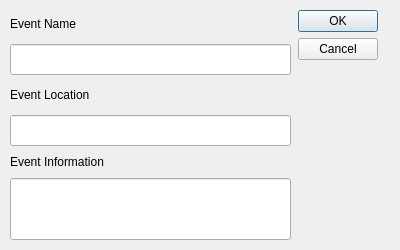
<?xml version="1.0" encoding="UTF-8"?>
<ui version="4.0">
 <class>InsertEventWindow</class>
 <widget class="QDialog" name="InsertEventWindow">
  <property name="geometry">
   <rect>
    <x>0</x>
    <y>0</y>
    <width>400</width>
    <height>250</height>
   </rect>
  </property>
  <property name="minimumSize">
   <size>
    <width>400</width>
    <height>250</height>
   </size>
  </property>
  <property name="maximumSize">
   <size>
    <width>400</width>
    <height>250</height>
   </size>
  </property>
  <property name="windowTitle">
   <string>Insert Event</string>
  </property>
  <widget class="QWidget" name="">
   <property name="geometry">
    <rect>
     <x>10</x>
     <y>10</y>
     <width>368</width>
     <height>230</height>
    </rect>
   </property>
   <layout class="QHBoxLayout" name="horizontalLayout_4">
    <item>
     <layout class="QVBoxLayout" name="verticalLayout_4">
      <item>
       <layout class="QVBoxLayout" name="verticalLayout">
        <item>
         <layout class="QHBoxLayout" name="horizontalLayout">
          <item>
           <widget class="QLabel" name="labelEventNameDialog">
            <property name="text">
             <string>Event Name</string>
            </property>
           </widget>
          </item>
          <item>
           <spacer name="horizontalSpacer">
            <property name="orientation">
             <enum>Qt::Horizontal</enum>
            </property>
            <property name="sizeHint" stdset="0">
             <size>
              <width>40</width>
              <height>20</height>
             </size>
            </property>
           </spacer>
          </item>
         </layout>
        </item>
        <item>
         <widget class="QLineEdit" name="textEventNameBoxDialog">
          <property name="minimumSize">
           <size>
            <width>281</width>
            <height>31</height>
           </size>
          </property>
          <property name="maximumSize">
           <size>
            <width>281</width>
            <height>31</height>
           </size>
          </property>
         </widget>
        </item>
       </layout>
      </item>
      <item>
       <layout class="QVBoxLayout" name="verticalLayout_2">
        <item>
         <layout class="QHBoxLayout" name="horizontalLayout_2">
          <item>
           <widget class="QLabel" name="labelEventLocationDialog">
            <property name="text">
             <string>Event Location</string>
            </property>
           </widget>
          </item>
          <item>
           <spacer name="horizontalSpacer_2">
            <property name="orientation">
             <enum>Qt::Horizontal</enum>
            </property>
            <property name="sizeHint" stdset="0">
             <size>
              <width>40</width>
              <height>20</height>
             </size>
            </property>
           </spacer>
          </item>
         </layout>
        </item>
        <item>
         <widget class="QLineEdit" name="textEventLocationBoxDialog">
          <property name="minimumSize">
           <size>
            <width>281</width>
            <height>31</height>
           </size>
          </property>
          <property name="maximumSize">
           <size>
            <width>281</width>
            <height>31</height>
           </size>
          </property>
         </widget>
        </item>
       </layout>
      </item>
      <item>
       <layout class="QVBoxLayout" name="verticalLayout_3">
        <item>
         <layout class="QHBoxLayout" name="horizontalLayout_3">
          <item>
           <widget class="QLabel" name="labelEventInfoDialog">
            <property name="text">
             <string>Event Information</string>
            </property>
           </widget>
          </item>
          <item>
           <spacer name="horizontalSpacer_3">
            <property name="orientation">
             <enum>Qt::Horizontal</enum>
            </property>
            <property name="sizeHint" stdset="0">
             <size>
              <width>40</width>
              <height>20</height>
             </size>
            </property>
           </spacer>
          </item>
         </layout>
        </item>
        <item>
         <widget class="QLineEdit" name="textEventInfoBoxDialog">
          <property name="minimumSize">
           <size>
            <width>281</width>
            <height>62</height>
           </size>
          </property>
          <property name="maximumSize">
           <size>
            <width>281</width>
            <height>62</height>
           </size>
          </property>
         </widget>
        </item>
       </layout>
      </item>
     </layout>
    </item>
    <item>
     <widget class="QDialogButtonBox" name="buttonInsertEventDialogBox">
      <property name="orientation">
       <enum>Qt::Vertical</enum>
      </property>
      <property name="standardButtons">
       <set>QDialogButtonBox::Cancel|QDialogButtonBox::Ok</set>
      </property>
     </widget>
    </item>
   </layout>
  </widget>
 </widget>
 <resources/>
 <connections>
  <connection>
   <sender>buttonInsertEventDialogBox</sender>
   <signal>accepted()</signal>
   <receiver>InsertEventWindow</receiver>
   <slot>accept()</slot>
   <hints>
    <hint type="sourcelabel">
     <x>248</x>
     <y>254</y>
    </hint>
    <hint type="destinationlabel">
     <x>157</x>
     <y>274</y>
    </hint>
   </hints>
  </connection>
  <connection>
   <sender>buttonInsertEventDialogBox</sender>
   <signal>rejected()</signal>
   <receiver>InsertEventWindow</receiver>
   <slot>reject()</slot>
   <hints>
    <hint type="sourcelabel">
     <x>316</x>
     <y>260</y>
    </hint>
    <hint type="destinationlabel">
     <x>286</x>
     <y>274</y>
    </hint>
   </hints>
  </connection>
 </connections>
</ui>
